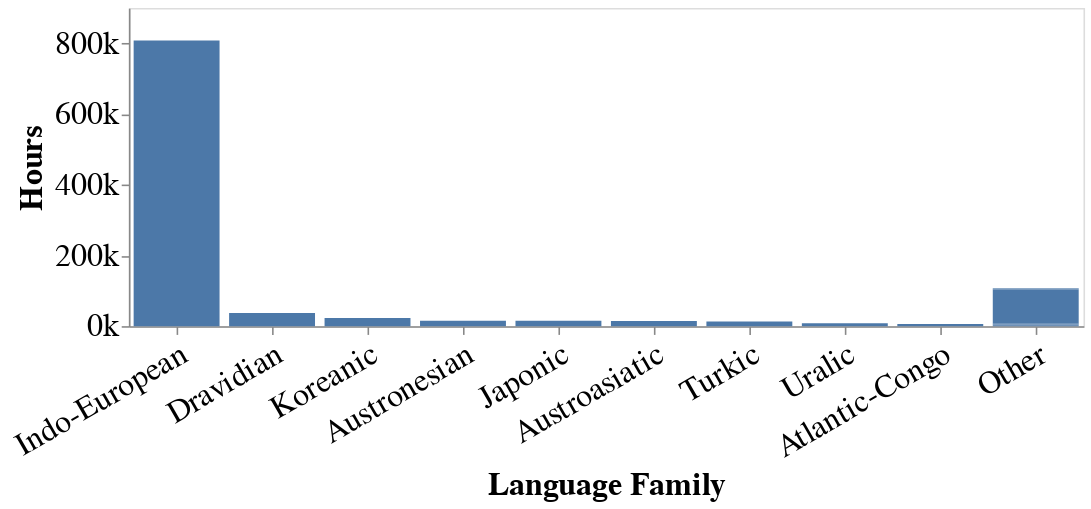

Notebook code cell kept with this figure:
### Code cell
alt.Chart(df_speechlanguagesf).mark_bar().encode(
    x=alt.X(
        "Language Family:N",
        title="Language Family",
        sort=[item for item in topk_langf.tolist() if item != "Other"] + ["Other"],
        axis=alt.Axis(labelAngle=-30)
    ),
    y=alt.Y(
        "Total Hours:Q",
        title="Hours",
        axis=alt.Axis(format="~s")
    )
).configure_axis(
    labelFontSize=FONT_SIZE,
    titleFontSize=FONT_SIZE,
    grid=False
).properties(
    width=600,
    height=200
)

### Figure 1 — Vega-Lite specification as saved in the notebook (floating-point values rounded to 4 significant figures)
{"config": {"title": {"font": "Times New Roman"}, "axis": {"labelFont": "Times New Roman", "titleFont": "Times New Roman", "grid": false, "labelFontSize": 20, "titleFontSize": 20}, "header": {"labelFont": "Times New Roman", "titleFont": "Times New Roman"}, "legend": {"labelFont": "Times New Roman", "titleFont": "Times New Roman"}, "text": {"font": "Times New Roman"}}, "data": {"name": "data-d7dc08f1421bb208249f43d2b2bd2fb8"}, "mark": {"type": "bar"}, "encoding": {"x": {"axis": {"labelAngle": -30}, "field": "Language Family", "sort": ["Indo-European", "Dravidian", "Koreanic", "Austronesian", "Japonic", "Austroasiatic", "Turkic", "Uralic", "Atlantic-Congo", "Other"], "title": "Language Family", "type": "nominal"}, "y": {"axis": {"format": "~s"}, "field": "Total Hours", "title": "Hours", "type": "quantitative"}}, "height": 200, "width": 600, "$schema": "https://vega.github.io/schema/vega-lite/v5.20.1.json", "datasets": {"data-d7dc08f1421bb208249f43d2b2bd2fb8": [{"Language Family": "Other", "Total Hours": 84.77}, {"Language Family": "Other", "Total Hours": 1320.0}, {"Language Family": "Other", "Total Hours": 1.006}, {"Language Family": "Other", "Total Hours": 2154.0}, {"Language Family": "Other", "Total Hours": 0.2365}, {"Language Family": "Atlantic-Congo", "Total Hours": 6154.0}, {"Language Family": "Austroasiatic", "Total Hours": 14830.0}, {"Language Family": "Austronesian", "Total Hours": 15520.0}, {"Language Family": "Other", "Total Hours": 0.03427}, {"Language Family": "Other", "Total Hours": 0.3167}, {"Language Family": "Dravidian", "Total Hours": 37180.0}, {"Language Family": "Other", "Total Hours": 0.01012}, {"Language Family": "Other", "Total Hours": 200.0}, {"Language Family": "Indo-European", "Total Hours": 808200.0}, {"Language Family": "Japonic", "Total Hours": 15300.0}, {"Language Family": "Other", "Total Hours": 250.5}, {"Language Family": "Koreanic", "Total Hours": 22870.0}, {"Language Family": "Other", "Total Hours": 740.7}, {"Language Family": "Other", "Total Hours": 120.2}, {"Language Family": "Other", "Total Hours": 3091.0}, {"Language Family": "Other", "Total Hours": 7.0}, {"Language Family": "Other", "Total Hours": 211.5}, {"Language Family": "Other", "Total Hours": 1.483}, {"Language Family": "Other", "Total Hours": 95800.0}, {"Language Family": "Other", "Total Hours": 1.483}, {"Language Family": "Other", "Total Hours": 0.05622}, {"Language Family": "Other", "Total Hours": 0.01022}, {"Language Family": "Other", "Total Hours": 2037.0}, {"Language Family": "Other", "Total Hours": 1.05}, {"Language Family": "Other", "Total Hours": 0.25}, {"Language Family": "Other", "Total Hours": 1031.0}, {"Language Family": "Other", "Total Hours": 8.417}, {"Language Family": "Turkic", "Total Hours": 12940.0}, {"Language Family": "Uralic", "Total Hours": 8031.0}, {"Language Family": "Other", "Total Hours": 156.2}, {"Language Family": "Other", "Total Hours": 4.583}]}}
